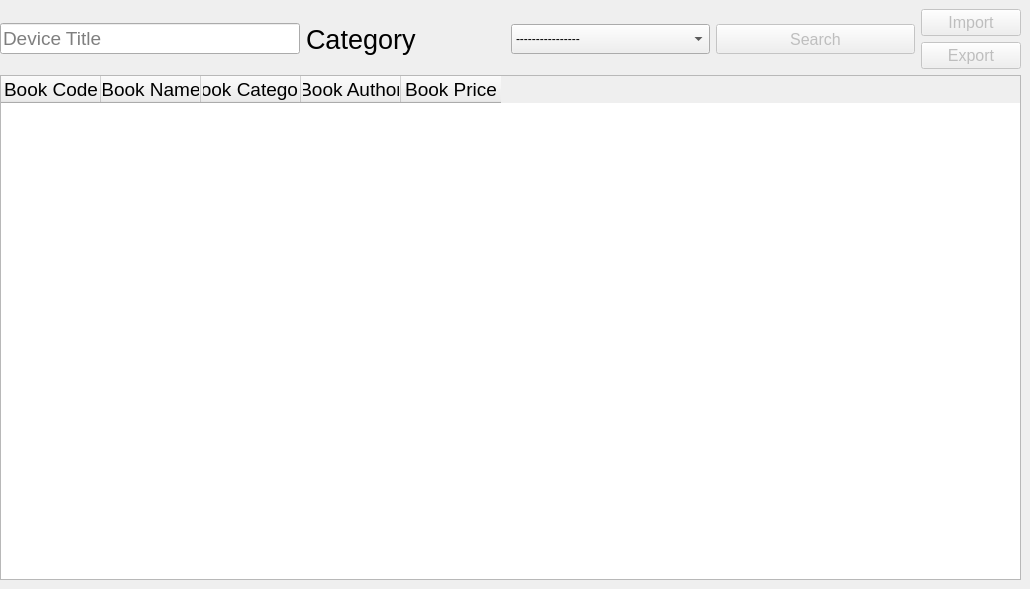
                <widget class="QWidget" name="tab_8">
                 <attribute name="title">
                  <string>All Device</string>
                 </attribute>
                 <widget class="QWidget" name="layoutWidget">
                  <property name="geometry">
                   <rect>
                    <x>0</x>
                    <y>9</y>
                    <width>1021</width>
                    <height>571</height>
                   </rect>
                  </property>
                  <layout class="QVBoxLayout" name="verticalLayout_4">
                   <item>
                    <layout class="QHBoxLayout" name="horizontalLayout_2">
                     <item>
                      <widget class="QLineEdit" name="lineEdit_20">
                       <property name="minimumSize">
                        <size>
                         <width>0</width>
                         <height>30</height>
                        </size>
                       </property>
                       <property name="maximumSize">
                        <size>
                         <width>300</width>
                         <height>16777215</height>
                        </size>
                       </property>
                       <property name="font">
                        <font>
                         <pointsize>14</pointsize>
                        </font>
                       </property>
                       <property name="placeholderText">
                        <string>Device Title</string>
                       </property>
                      </widget>
                     </item>
                     <item>
                      <widget class="QLabel" name="label_3">
                       <property name="font">
                        <font>
                         <pointsize>20</pointsize>
                        </font>
                       </property>
                       <property name="text">
                        <string>Category</string>
                       </property>
                      </widget>
                     </item>
                     <item>
                      <widget class="QComboBox" name="comboBox">
                       <property name="minimumSize">
                        <size>
                         <width>0</width>
                         <height>30</height>
                        </size>
                       </property>
                       <item>
                        <property name="text">
                         <string>----------------</string>
                        </property>
                       </item>
                      </widget>
                     </item>
                     <item>
                      <widget class="QPushButton" name="pushButton_3">
                       <property name="enabled">
                        <bool>false</bool>
                       </property>
                       <property name="minimumSize">
                        <size>
                         <width>0</width>
                         <height>30</height>
                        </size>
                       </property>
                       <property name="maximumSize">
                        <size>
                         <width>200</width>
                         <height>16777215</height>
                        </size>
                       </property>
                       <property name="font">
                        <font>
                         <pointsize>12</pointsize>
                        </font>
                       </property>
                       <property name="text">
                        <string>Search</string>
                       </property>
                       <property name="iconSize">
                        <size>
                         <width>30</width>
                         <height>30</height>
                        </size>
                       </property>
                      </widget>
                     </item>
                     <item>
                      <layout class="QVBoxLayout" name="verticalLayout_3">
                       <property name="sizeConstraint">
                        <enum>QLayout::SetDefaultConstraint</enum>
                       </property>
                       <item>
                        <widget class="QPushButton" name="pushButton_14">
                         <property name="enabled">
                          <bool>false</bool>
                         </property>
                         <property name="maximumSize">
                          <size>
                           <width>100</width>
                           <height>16777215</height>
                          </size>
                         </property>
                         <property name="font">
                          <font>
                           <pointsize>12</pointsize>
                          </font>
                         </property>
                         <property name="layoutDirection">
                          <enum>Qt::RightToLeft</enum>
                         </property>
                         <property name="text">
                          <string>Import</string>
                         </property>
                        </widget>
                       </item>
                       <item>
                        <widget class="QPushButton" name="pushButton_15">
                         <property name="enabled">
                          <bool>false</bool>
                         </property>
                         <property name="maximumSize">
                          <size>
                           <width>100</width>
                           <height>16777215</height>
                          </size>
                         </property>
                         <property name="font">
                          <font>
                           <pointsize>12</pointsize>
                          </font>
                         </property>
                         <property name="layoutDirection">
                          <enum>Qt::RightToLeft</enum>
                         </property>
                         <property name="text">
                          <string>Export</string>
                         </property>
                        </widget>
                       </item>
                      </layout>
                     </item>
                    </layout>
                   </item>
                   <item>
                    <widget class="QTableWidget" name="tableWidget_2">
                     <property name="font">
                      <font>
                       <pointsize>20</pointsize>
                      </font>
                     </property>
                     <column>
                      <property name="text">
                       <string>Book Code</string>
                      </property>
                      <property name="font">
                       <font>
                        <family>Segoe UI</family>
                        <pointsize>14</pointsize>
                       </font>
                      </property>
                     </column>
                     <column>
                      <property name="text">
                       <string>Book Name</string>
                      </property>
                      <property name="font">
                       <font>
                        <family>Segoe UI</family>
                        <pointsize>14</pointsize>
                       </font>
                      </property>
                     </column>
                     <column>
                      <property name="text">
                       <string>Book Category</string>
                      </property>
                      <property name="font">
                       <font>
                        <family>Segoe UI</family>
                        <pointsize>14</pointsize>
                       </font>
                      </property>
                     </column>
                     <column>
                      <property name="text">
                       <string>Book Author</string>
                      </property>
                      <property name="font">
                       <font>
                        <pointsize>14</pointsize>
                       </font>
                      </property>
                     </column>
                     <column>
                      <property name="text">
                       <string>Book Price</string>
                      </property>
                      <property name="font">
                       <font>
                        <family>Segoe UI</family>
                        <pointsize>14</pointsize>
                       </font>
                      </property>
                     </column>
                    </widget>
                   </item>
                  </layout>
                 </widget>
                </widget>
